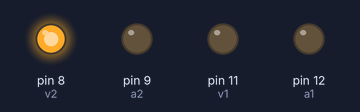
The sketch below on a simulated Arduino Uno, built with avr-gcc and run on an emulated ATmega328P. Shown: output pins drawn as LEDs (lit = HIGH). Pins used as bus, display or sensor lines are not drawn.

Above: at 2.5 s.
At 5.5 s:
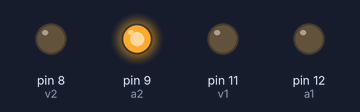
At 8.5 s:
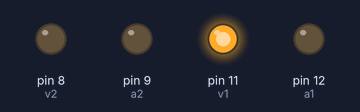
At 11.5 s:
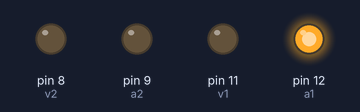
Timing chart, 0 to 15.6 s (numbered marks = the images above):
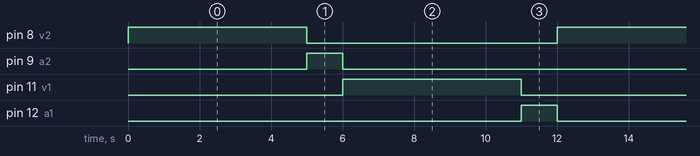

The sketch:

semaforo.ino
```cpp
const int r1 = 13;
const int a1 = 12;
const int v1 = 11;
const int r2 = 10;
const int a2 = 9;
const int v2 = 8;


void setup() {
  pinMode(r1, OUTPUT);
  pinMode(a1, OUTPUT);
  pinMode(v1, OUTPUT);
  pinMode(r2, OUTPUT);
  pinMode(a2, OUTPUT);
  pinMode(v2, OUTPUT);
}

void loop() {
  digitalWrite(r2, LOW);
  digitalWrite(a1, LOW);
  digitalWrite(r1, HIGH);
  digitalWrite(v2, HIGH);
  delay(5000);
  digitalWrite(v2, LOW);
  digitalWrite(a2, HIGH);
  delay(1000);
  digitalWrite(r1, LOW);
  digitalWrite(a2, LOW);
  digitalWrite(v1, HIGH);
  digitalWrite(r2, HIGH);
  delay(5000);
  digitalWrite(v1, LOW);
  digitalWrite(a1, HIGH);
  delay(1000);
}
```

Measured:
- by itself, pin 8 (v2), pin 11 (v1): alternates HIGH for 5.0 s and LOW for 7.0 s
- by itself, pin 9 (a2), pin 12 (a1): alternates HIGH for 1.0 s and LOW for 11.0 s
- by itself, everything shown: repeats every 12.0 s, in 4 steps
